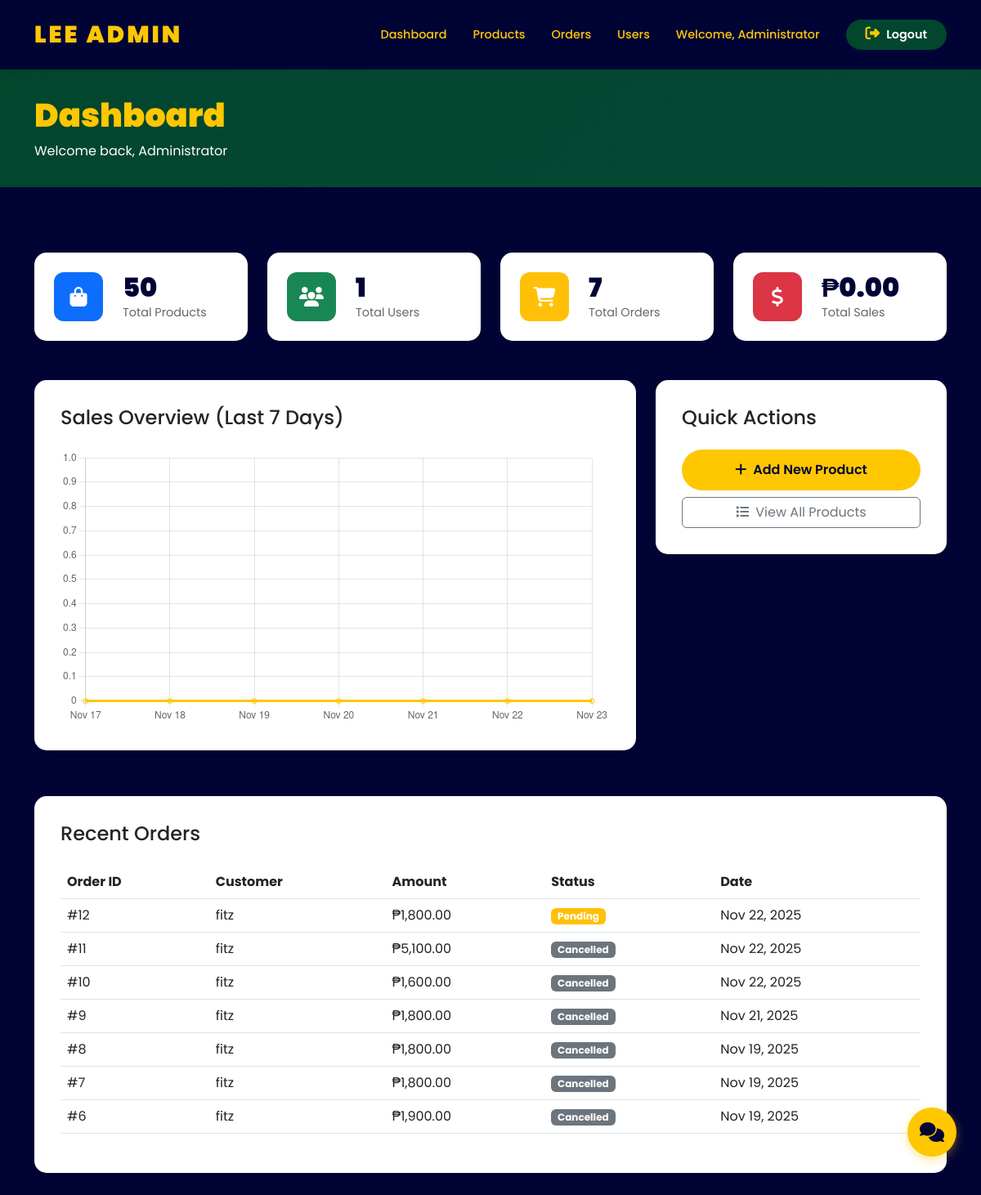
/admin/index.php (signed in), run on the app's committed database.
### tables this page shows
CREATE TABLE `orders` (
  `id` int(11) NOT NULL,
  `user_id` int(11) NOT NULL,
  `total_amount` decimal(10,2) NOT NULL,
  `status` enum('pending','confirmed','processing','completed','cancelled') DEFAULT 'pending',
  `shipping_address` text NOT NULL,
  `payment_method` varchar(50) NOT NULL,
  `gcash_screenshot` varchar(255) DEFAULT NULL,
  `created_at` timestamp NOT NULL DEFAULT current_timestamp(),
  `updated_at` timestamp NOT NULL DEFAULT current_timestamp() ON UPDATE current_timestamp()
);

CREATE TABLE `users` (
  `id` int(11) NOT NULL,
  `username` varchar(50) NOT NULL,
  `email` varchar(100) NOT NULL,
  `password` varchar(255) NOT NULL,
  `full_name` varchar(100) NOT NULL,
  `role` enum('admin','user') DEFAULT 'user',
  `created_at` timestamp NOT NULL DEFAULT current_timestamp(),
  `updated_at` timestamp NOT NULL DEFAULT current_timestamp() ON UPDATE current_timestamp()
);

### config/database.php (called while the page is built, shortened)
<?php
function formatPrice($price) {
    return '₱' . number_format($price, 2);
}
?>

### admin/index.php (the view, shortened to what this page needs)
<?php
require_once '../config/database.php';
$total_products = $conn->query("SELECT COUNT(*) as count FROM products")->fetch_assoc()['count'];
$total_users = $conn->query("SELECT COUNT(*) as count FROM users WHERE role = 'user'")->fetch_assoc()['count'];
$total_orders = $conn->query("SELECT COUNT(*) as count FROM orders")->fetch_assoc()['count'];
$total_sales = $conn->query("SELECT COALESCE(SUM(total_amount), 0) as total FROM orders WHERE status = 'completed'")->fetch_assoc()['total'];
$recent_orders_query = "SELECT o.*, u.username, u.full_name
                        FROM orders o
                        JOIN users u ON o.user_id = u.id
                        ORDER BY o.created_at DESC
                        LIMIT 10";
$recent_orders = $conn->query($recent_orders_query);
$sales_data = [];
for ($i = 6; $i >= 0; $i--) {
    $date = date('Y-m-d', strtotime("-$i days"));
    $query = "SELECT COALESCE(SUM(total_amount), 0) as total
              FROM orders
              WHERE DATE(created_at) = '$date' AND status = 'completed'";
    $result = $conn->query($query)->fetch_assoc();
    $sales_data[] = [
        'date' => date('M d', strtotime($date)),
        'total' => $result['total']
    ];
}
?>
<!DOCTYPE html>
<html lang="en">
<head>
    <link href="https://cdn.jsdelivr.net/npm/bootstrap@5.3.0/dist/css/bootstrap.min.css" rel="stylesheet">
    <link rel="stylesheet" href="https://cdnjs.cloudflare.com/ajax/libs/font-awesome/6.4.0/css/all.min.css">
    <link rel="stylesheet" href="../css/style.css">
</head>
<body>
    <nav class="navbar navbar-expand-lg navbar-dark sticky-top">
    <div class="container">
        <a class="navbar-brand" href="index.php">LEE ADMIN</a>
        <div class="collapse navbar-collapse" id="navbarNav">
            <ul class="navbar-nav ms-auto">
                <li class="nav-item">
                    <a class="nav-link <?php echo basename($_SERVER['PHP_SELF']) == 'index.php' ? 'active' : ''; ?>" href="index.php">
                        Dashboard
                    </a>
                </li>
                <li class="nav-item">
                    <a class="nav-link <?php echo in_array(basename($_SERVER['PHP_SELF']), ['products.php', 'add_product.php', 'edit_product.php']) ? 'active' : ''; ?>" href="products.php">
                        Products
                    </a>
                </li>
                <li class="nav-item">
                    <a class="nav-link <?php echo in_array(basename($_SERVER['PHP_SELF']), ['orders.php', 'view_order.php']) ? 'active' : ''; ?>" href="orders.php">
                        Orders
                    </a>
                </li>
                <li class="nav-item">
                    <a class="nav-link <?php echo in_array(basename($_SERVER['PHP_SELF']), ['users.php', 'view_user.php']) ? 'active' : ''; ?>" href="users.php">
                        Users
                    </a>
                </li>
                <li class="nav-item">
                    <span class="nav-link">Welcome, <?php echo htmlspecialchars($_SESSION['full_name']); ?></span>
                </li>
            </ul>
            <a href="../includes/logout.php" class="btn btn-logout ms-3">
                <i class="fas fa-sign-out-alt me-2"></i>Logout
            </a>
        </div>
    </div>
</nav>
    <div class="admin-header">
        <div class="container">
            <h1 class="admin-title">Dashboard</h1>
            <p class="mb-0">Welcome back, <?php echo htmlspecialchars($_SESSION['full_name']); ?></p>
        </div>
    </div>
    <div class="container py-5">
        <div class="row mb-4">
            <div class="col-md-3">
                <div class="stats-card">
                    <div class="stats-icon bg-primary">
                        <i class="fas fa-shopping-bag"></i>
                    </div>
                    <div class="stats-info">
                        <h3><?php echo $total_products; ?></h3>
                        <p>Total Products</p>
                    </div>
                </div>
            </div>
            <div class="col-md-3">
                <div class="stats-card">
                    <div class="stats-icon bg-success">
                        <i class="fas fa-users"></i>
                    </div>
                    <div class="stats-info">
                        <h3><?php echo $total_users; ?></h3>
                        <p>Total Users</p>
                    </div>
                </div>
            </div>
            <div class="col-md-3">
                <div class="stats-card">
                    <div class="stats-icon bg-warning">
                        <i class="fas fa-shopping-cart"></i>
                    </div>
                    <div class="stats-info">
                        <h3><?php echo $total_orders; ?></h3>
                        <p>Total Orders</p>
                    </div>
                </div>
            </div>
            <div class="col-md-3">
                <div class="stats-card">
                    <div class="stats-icon bg-danger">
                        <i class="fas fa-dollar-sign"></i>
                    </div>
                    <div class="stats-info">
                        <h3><?php echo formatPrice($total_sales); ?></h3>
                        <p>Total Sales</p>
                    </div>
                </div>
            </div>
        </div>
        <div class="row mb-4">
            <div class="col-md-8">
                <div class="admin-card">
                    <h4 class="mb-4">Sales Overview (Last 7 Days)</h4>
                    <canvas id="salesChart"></canvas>
                </div>
            </div>
            <div class="col-md-4">
                <div class="admin-card">
                    <h4 class="mb-4">Quick Actions</h4>
                    <div class="d-grid gap-2">
                        <a href="add_product.php" class="btn btn-add-product">
                            <i class="fas fa-plus me-2"></i>Add New Product
                        </a>
                        <a href="products.php" class="btn btn-outline-secondary">
                            <i class="fas fa-list me-2"></i>View All Products
                        </a>
                    </div>
                </div>
            </div>
        </div>
        <div class="admin-card">
            <h4 class="mb-4">Recent Orders</h4>
            <div class="table-responsive">
                <table class="table">
                    <thead>
                        <tr>
                            <th>Order ID</th>
                            <th>Customer</th>
                            <th>Amount</th>
                            <th>Status</th>
                            <th>Date</th>
                        </tr>
                    </thead>
                    <tbody>
                        <?php if ($recent_orders->num_rows > 0): ?>
                            <?php while ($order = $recent_orders->fetch_assoc()): ?>
                                <tr>
                                    <td>#<?php echo $order['id']; ?></td>
                                    <td><?php echo htmlspecialchars($order['full_name']); ?></td>
                                    <td><?php echo formatPrice($order['total_amount']); ?></td>
                                    <td>
                                        <span class="badge bg-<?php
                                            echo $order['status'] === 'completed' ? 'success' :
                                                ($order['status'] === 'pending' ? 'warning' : 'secondary');
                                        ?>">
                                            <?php echo ucfirst($order['status']); ?>
                                        </span>
                                    </td>
                                    <td><?php echo date('M d, Y', strtotime($order['created_at'])); ?></td>
                                </tr>
                            <?php endwhile; ?>
                        <?php else: ?>
                            <tr>
                                <td colspan="5" class="text-center text-muted">No orders yet</td>
                            </tr>
                        <?php endif; ?>
                    </tbody>
                </table>
            </div>
        </div>
    </div>
    <script>
        // Sales Chart
        const ctx = document.getElementById('salesChart').getContext('2d');
        const salesData = <?php echo json_encode($sales_data); ?>;
        new Chart(ctx, {
            type: 'line',
            data: {
                labels: salesData.map(d => d.date),
                datasets: [{
                    label: 'Sales (₱)',
                    data: salesData.map(d => d.total),
                    borderColor: '#FEC700',
                    backgroundColor: 'rgba(254, 199, 0, 0.1)',
                    tension: 0.4,
                    fill: true
                }]
            },
            options: {
                responsive: true,
                plugins: {
                    legend: {
                        display: false
                    }
                },
                scales: {
                    y: {
                        beginAtZero: true
                    }
                }
            }
        });
    </script>
    <div class="chatbot-widget">
        <button class="chat-bubble-btn" id="chatBubbleBtn" onclick="toggleChat()">
            <i class="fas fa-comments"></i>
        </button>
    </div>
</body>
</html>

### css/style.css (style rules this page uses)
* { margin: 0; padding: 0; box-sizing: border-box; }
body { font-family: 'Poppins', sans-serif; background-color: #000435; }
.navbar { background-color: #000435; box-shadow: 0 2px 10px rgba(0,0,0,0.05); padding: 1rem 0; }
.navbar-brand { font-weight: 900; color: #FEC700 !important; font-size: 1.8rem; letter-spacing: 3px; }
.nav-link { font-weight: 500; color: #FEC700 !important; margin: 0 0.5rem; transition: color 0.3s; font-size: 0.9rem; }
.navbar .fas { color: #FEC700; cursor: pointer; transition: color 0.3s; font-size: 1.1rem; }
.btn-logout { background: #FEC700; border: none; color: #000435; font-weight: 600; padding: 0.5rem 1.5rem; border-radius: 25px; transition: all 0.3s; font-size: 0.9rem; }
.btn-logout { background: #02462E; color: white; }
.btn-logout i { color: white; }
.admin-header { background: linear-gradient(135deg, #02462E 0%, #064734 100%); padding: 2rem 0; color: white; margin-bottom: 2rem; }
.admin-title { font-size: 2.5rem; font-weight: 900; color: #FEC700; }
.admin-card { background: white; border-radius: 15px; padding: 2rem; margin-bottom: 2rem; box-shadow: 0 5px 20px rgba(0,0,0,0.1); }
.stats-card { background: white; border-radius: 15px; padding: 1.5rem; margin-bottom: 1.5rem; box-shadow: 0 5px 20px rgba(0,0,0,0.1); display: flex; align-items: center; gap: 1.5rem; }
.stats-icon { width: 60px; height: 60px; border-radius: 12px; display: flex; align-items: center; justify-content: center; color: white; font-size: 1.5rem; }
.stats-info h3 { font-size: 2rem; font-weight: 900; color: #000435; margin: 0; }
.stats-info p { margin: 0; color: #666; font-size: 0.9rem; }
.btn-add-product { background: #FEC700; border: none; color: #000435; font-weight: 600; padding: 0.8rem 2rem; border-radius: 25px; transition: all 0.3s; }

### admin/index.php (style rules this page uses)
.chatbot-widget { position: fixed; bottom: 100px; right: 30px; z-index: 9999; font-family: 'Segoe UI', Tahoma, Geneva, Verdana, sans-serif; transition: all 0.3s ease; }
.chat-bubble-btn { width: 60px; height: 60px; border-radius: 50%; background: #FEC700; color: #000435; border: none; cursor: pointer; font-size: 24px; box-shadow: 0 4px 12px rgba(254, 199, 0, 0.4); transition: all 0.3s ease; display: flex; align-items: center; justify-content: center; }

### data on the page
orders: id "12", user.full_name "fitz", total_amount "₱1,800.00", status "Pending", created_at "Nov 22, 2025"
orders: id "11", user.full_name "fitz", total_amount "₱5,100.00", status "Cancelled", created_at "Nov 22, 2025"
orders: id "10", user.full_name "fitz", total_amount "₱1,600.00", status "Cancelled", created_at "Nov 22, 2025"
orders: id "9", user.full_name "fitz", total_amount "₱1,800.00", status "Cancelled", created_at "Nov 21, 2025"
orders: id "8", user.full_name "fitz", total_amount "₱1,800.00", status "Cancelled", created_at "Nov 19, 2025"
orders: id "7", user.full_name "fitz", total_amount "₱1,800.00", status "Cancelled", created_at "Nov 19, 2025"
orders: id "6", user.full_name "fitz", total_amount "₱1,900.00", status "Cancelled", created_at "Nov 19, 2025"

### other printed values
$_SESSION['full_name'] "Administrator"
$total_products "50"
$total_users "1"
$total_orders "7"
formatPrice($total_sales) "₱0.00"
